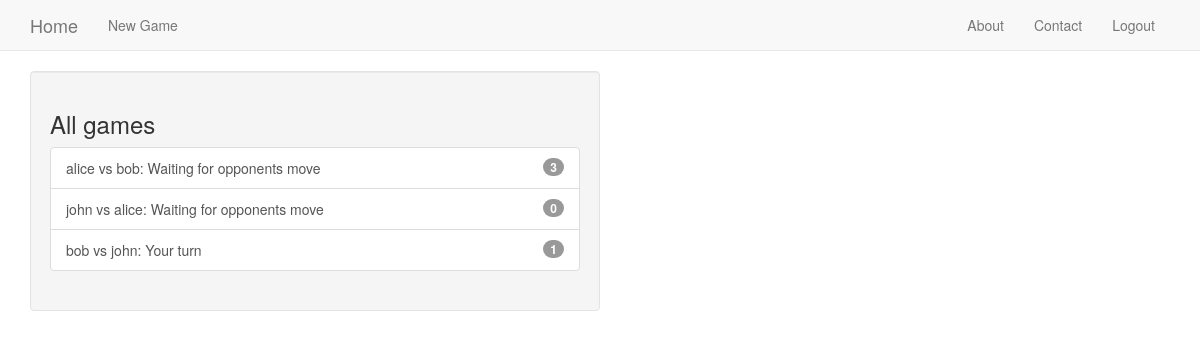
Before: /tictactoe/game/all (signed in) with the older database file.
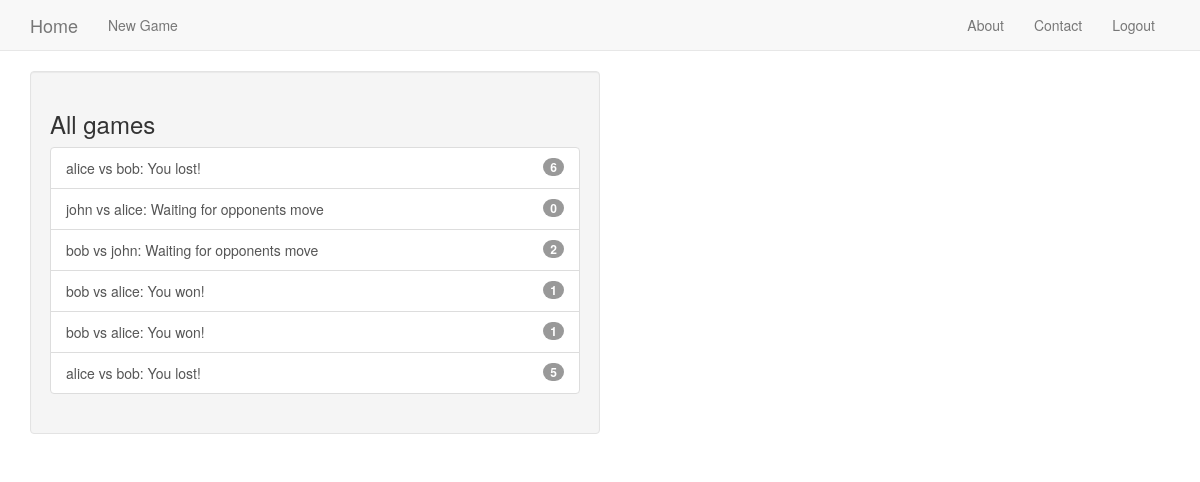
After: the same page with the newer database file.
### tictactoe/models.py (models this page shows, shortened)
class Game(models.Model):
    first_player = models.ForeignKey(User, related_name='games_first_player')
    second_player = models.ForeignKey(User, related_name='games_second_player')
    next_to_move = models.ForeignKey(User, related_name='games_to_move')
    start_time = models.DateTimeField(auto_now_add=True)
    last_active = models.DateTimeField(auto_now=True)
    status = models.CharField(max_length=1, default='A', choices=STATUS_CHOICES)
    objects = GamesManager()  # sets a new manager for this class.
    def __str__(self):
        return '{} vs {}'.format(self.first_player, self.second_player)

### tictactoe/views.py (the view)
# urls.py: url(r'game/all$', AllGamesList.as_view(), name='move'),
class AllGamesList(ListView):
    model = Game

### tictactoe/templates/tictactoe/game_list.html
{% extends 'base.html' %}
{% block content %}
    <div class="well col-sm-6">
    {% include 'tictactoe/game_list_snippet.html' with header="All games" games_list=object_list %}
    </div>
{% endblock %}

### tictactoe/templates/tictactoe/game_list_snippet.html
<h3 class="panel-header">{{ header }}</h3>
<div class="list-group" >
    {% for game in games_list %}
        <a class="list-group-item" href="{% url 'tictactoe:detail' pk=game.id %}">
            {{ game }}:
            {% if game.status == "A" %}
                {% if game.next_to_move == user %}Your turn{% else %}Waiting for opponents move{% endif %}
            {% elif game.status == "D" %}
                Draw
            {% elif game.status == "F" and user == game.first_player %}
                You won!
            {% elif game.status == "S" and user == game.second_player %}
                You won!
            {% else %}
                You lost!
            {% endif %}
            <span class="badge">{{ game.move_set.count }}</span></a>
    {% empty %}
        <span class="list-group-item">No games available.</span>
    {% endfor %}
</div>

Changed rows visible on the page:
changed Game (number 1 of 6 on the later page): move_set.count "3" → "6"; status "Waiting for opponents move" → "You lost!"
changed Game "bob vs john": move_set.count "1" → "2"; next_to_move_id "Your turn" → "Waiting for opponents move"
added Game: first_player+second_player "bob vs alice", status "You won!", move_set.count "1"
added Game: first_player+second_player "bob vs alice", status "You won!", move_set.count "1"
added Game: first_player+second_player "alice vs bob", status "You lost!", move_set.count "5"
